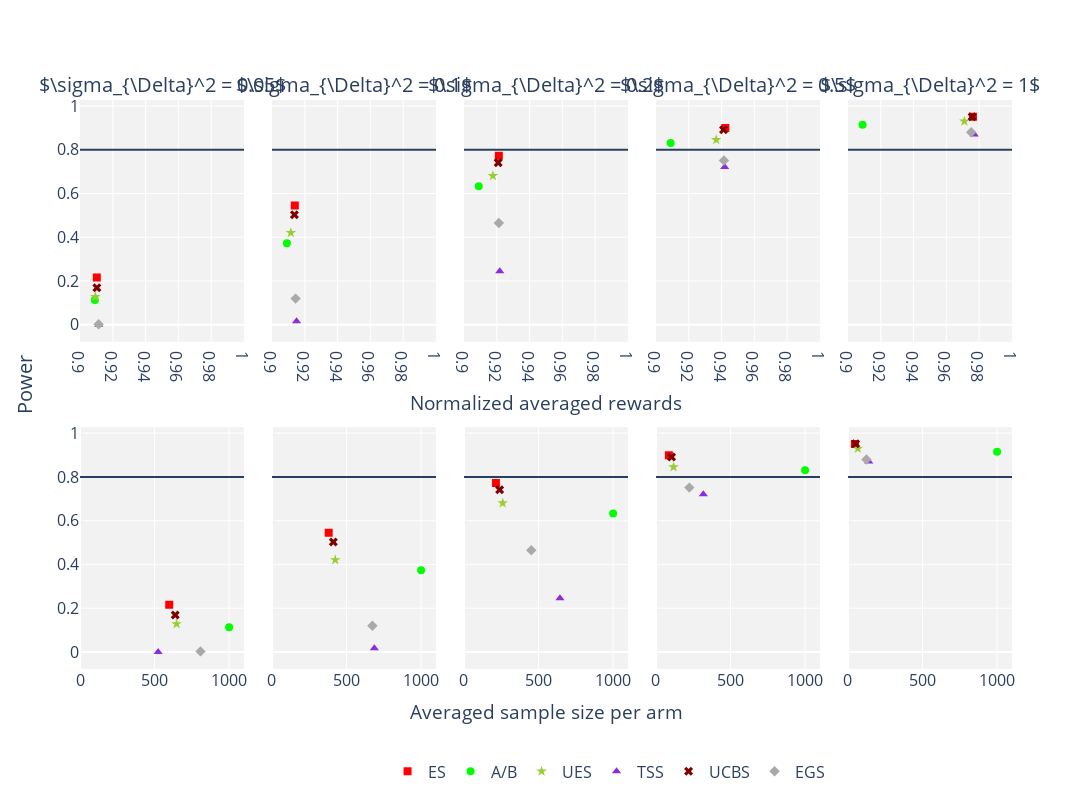

Notebook source saved alongside this figure:
### Code cell
df = pd.read_csv("res_sim_5arm_gauss_var_sigma.csv")
idx2key = {
    "0": r"$\sigma_{\Delta}^2 = 0.05$",
    "1": r"$\sigma_{\Delta}^2 = 0.1$",
    "2": r"$\sigma_{\Delta}^2 = 0.2$",
    "3": r"$\sigma_{\Delta}^2 = 0.5$",
    "4": r"$\sigma_{\Delta}^2 = 1$",
}
algos = ["ES", "A/B", "UES", "TSS", "UCBS", "EGS"]
key2data = get_key2data(df, idx2key)
print(key2data)
fig = sd_return_fig(algos, key2data, 11, True, [[0.90, 1.0], [0, 1100]], 8)
# print(fig.layout)
fig.show()
plotly.io.write_image(fig, 'sim_5arm_gauss_var_sigma.pdf', format='pdf')

### Figure 1 — Plotly figure (JSON) as saved in the notebook; plotly's stock layout.template omitted (floating-point values rounded to 4 significant figures)
{"data": [{"legendgroup": "ES", "marker": {"color": ["red"], "size": 8, "symbol": ["square"]}, "mode": "markers", "name": "ES", "orientation": "h", "showlegend": true, "type": "scatter", "x": [0.9102], "xaxis": "x", "y": [0.2164], "yaxis": "y"}, {"legendgroup": "ES", "marker": {"color": ["red"], "size": 8, "symbol": ["square"]}, "mode": "markers", "name": "ES", "orientation": "h", "showlegend": false, "type": "scatter", "x": [598.4], "xaxis": "x6", "y": [0.2164], "yaxis": "y6"}, {"legendgroup": "A/B", "marker": {"color": ["lime"], "size": 8, "symbol": ["circle"]}, "mode": "markers", "name": "A/B", "orientation": "h", "showlegend": true, "type": "scatter", "x": [0.9091], "xaxis": "x", "y": [0.1132], "yaxis": "y"}, {"legendgroup": "A/B", "marker": {"color": ["lime"], "size": 8, "symbol": ["circle"]}, "mode": "markers", "name": "A/B", "orientation": "h", "showlegend": false, "type": "scatter", "x": [1000], "xaxis": "x6", "y": [0.1132], "yaxis": "y6"}, {"legendgroup": "UES", "marker": {"color": ["yellowgreen"], "size": 8, "symbol": ["star"]}, "mode": "markers", "name": "UES", "orientation": "h", "showlegend": true, "type": "scatter", "x": [0.9093], "xaxis": "x", "y": [0.1282], "yaxis": "y"}, {"legendgroup": "UES", "marker": {"color": ["yellowgreen"], "size": 8, "symbol": ["star"]}, "mode": "markers", "name": "UES", "orientation": "h", "showlegend": false, "type": "scatter", "x": [647.6], "xaxis": "x6", "y": [0.1282], "yaxis": "y6"}, {"legendgroup": "TSS", "marker": {"color": ["blueviolet"], "size": 8, "symbol": ["triangle-up"]}, "mode": "markers", "name": "TSS", "orientation": "h", "showlegend": true, "type": "scatter", "x": [0.9114], "xaxis": "x", "y": [0.0004], "yaxis": "y"}, {"legendgroup": "TSS", "marker": {"color": ["blueviolet"], "size": 8, "symbol": ["triangle-up"]}, "mode": "markers", "name": "TSS", "orientation": "h", "showlegend": false, "type": "scatter", "x": [524], "xaxis": "x6", "y": [0.0004], "yaxis": "y6"}, {"legendgroup": "UCBS", "marker": {"color": ["maroon"], "size": 8, "symbol": ["x"]}, "mode": "markers", "name": "UCBS", "orientation": "h", "showlegend": true, "type": "scatter", "x": [0.9103], "xaxis": "x", "y": [0.1694], "yaxis": "y"}, {"legendgroup": "UCBS", "marker": {"color": ["maroon"], "size": 8, "symbol": ["x"]}, "mode": "markers", "name": "UCBS", "orientation": "h", "showlegend": false, "type": "scatter", "x": [638.6], "xaxis": "x6", "y": [0.1694], "yaxis": "y6"}, {"legendgroup": "EGS", "marker": {"color": ["darkgray"], "size": 8, "symbol": ["diamond"]}, "mode": "markers", "name": "EGS", "orientation": "h", "showlegend": true, "type": "scatter", "x": [0.9114], "xaxis": "x", "y": [0.0028], "yaxis": "y"}, {"legendgroup": "EGS", "marker": {"color": ["darkgray"], "size": 8, "symbol": ["diamond"]}, "mode": "markers", "name": "EGS", "orientation": "h", "showlegend": false, "type": "scatter", "x": [808], "xaxis": "x6", "y": [0.0028], "yaxis": "y6"}, {"legendgroup": "ES", "marker": {"color": ["red"], "size": 8, "symbol": ["square"]}, "mode": "markers", "name": "ES", "orientation": "h", "showlegend": false, "type": "scatter", "x": [0.9139], "xaxis": "x2", "y": [0.5452], "yaxis": "y2"}, {"legendgroup": "ES", "marker": {"color": ["red"], "size": 8, "symbol": ["square"]}, "mode": "markers", "name": "ES", "orientation": "h", "showlegend": false, "type": "scatter", "x": [380.2], "xaxis": "x7", "y": [0.5452], "yaxis": "y7"}, {"legendgroup": "A/B", "marker": {"color": ["lime"], "size": 8, "symbol": ["circle"]}, "mode": "markers", "name": "A/B", "orientation": "h", "showlegend": false, "type": "scatter", "x": [0.9091], "xaxis": "x2", "y": [0.3732], "yaxis": "y2"}, {"legendgroup": "A/B", "marker": {"color": ["lime"], "size": 8, "symbol": ["circle"]}, "mode": "markers", "name": "A/B", "orientation": "h", "showlegend": false, "type": "scatter", "x": [1000], "xaxis": "x7", "y": [0.3732], "yaxis": "y7"}, {"legendgroup": "UES", "marker": {"color": ["yellowgreen"], "size": 8, "symbol": ["star"]}, "mode": "markers", "name": "UES", "orientation": "h", "showlegend": false, "type": "scatter", "x": [0.9115], "xaxis": "x2", "y": [0.4208], "yaxis": "y2"}, {"legendgroup": "UES", "marker": {"color": ["yellowgreen"], "size": 8, "symbol": ["star"]}, "mode": "markers", "name": "UES", "orientation": "h", "showlegend": false, "type": "scatter", "x": [424.2], "xaxis": "x7", "y": [0.4208], "yaxis": "y7"}, {"legendgroup": "TSS", "marker": {"color": ["blueviolet"], "size": 8, "symbol": ["triangle-up"]}, "mode": "markers", "name": "TSS", "orientation": "h", "showlegend": false, "type": "scatter", "x": [0.915], "xaxis": "x2", "y": [0.0166], "yaxis": "y2"}, {"legendgroup": "TSS", "marker": {"color": ["blueviolet"], "size": 8, "symbol": ["triangle-up"]}, "mode": "markers", "name": "TSS", "orientation": "h", "showlegend": false, "type": "scatter", "x": [686.4], "xaxis": "x7", "y": [0.0166], "yaxis": "y7"}, {"legendgroup": "UCBS", "marker": {"color": ["maroon"], "size": 8, "symbol": ["x"]}, "mode": "markers", "name": "UCBS", "orientation": "h", "showlegend": false, "type": "scatter", "x": [0.9137], "xaxis": "x2", "y": [0.5026], "yaxis": "y2"}, {"legendgroup": "UCBS", "marker": {"color": ["maroon"], "size": 8, "symbol": ["x"]}, "mode": "markers", "name": "UCBS", "orientation": "h", "showlegend": false, "type": "scatter", "x": [411.2], "xaxis": "x7", "y": [0.5026], "yaxis": "y7"}, {"legendgroup": "EGS", "marker": {"color": ["darkgray"], "size": 8, "symbol": ["diamond"]}, "mode": "markers", "name": "EGS", "orientation": "h", "showlegend": false, "type": "scatter", "x": [0.9144], "xaxis": "x2", "y": [0.1198], "yaxis": "y2"}, {"legendgroup": "EGS", "marker": {"color": ["darkgray"], "size": 8, "symbol": ["diamond"]}, "mode": "markers", "name": "EGS", "orientation": "h", "showlegend": false, "type": "scatter", "x": [673.4], "xaxis": "x7", "y": [0.1198], "yaxis": "y7"}, {"legendgroup": "ES", "marker": {"color": ["red"], "size": 8, "symbol": ["square"]}, "mode": "markers", "name": "ES", "orientation": "h", "showlegend": false, "type": "scatter", "x": [0.9213], "xaxis": "x3", "y": [0.7728], "yaxis": "y3"}, {"legendgroup": "ES", "marker": {"color": ["red"], "size": 8, "symbol": ["square"]}, "mode": "markers", "name": "ES", "orientation": "h", "showlegend": false, "type": "scatter", "x": [214.4], "xaxis": "x8", "y": [0.7728], "yaxis": "y8"}, {"legendgroup": "A/B", "marker": {"color": ["lime"], "size": 8, "symbol": ["circle"]}, "mode": "markers", "name": "A/B", "orientation": "h", "showlegend": false, "type": "scatter", "x": [0.909], "xaxis": "x3", "y": [0.633], "yaxis": "y3"}, {"legendgroup": "A/B", "marker": {"color": ["lime"], "size": 8, "symbol": ["circle"]}, "mode": "markers", "name": "A/B", "orientation": "h", "showlegend": false, "type": "scatter", "x": [1000], "xaxis": "x8", "y": [0.633], "yaxis": "y8"}, {"legendgroup": "UES", "marker": {"color": ["yellowgreen"], "size": 8, "symbol": ["star"]}, "mode": "markers", "name": "UES", "orientation": "h", "showlegend": false, "type": "scatter", "x": [0.9176], "xaxis": "x3", "y": [0.681], "yaxis": "y3"}, {"legendgroup": "UES", "marker": {"color": ["yellowgreen"], "size": 8, "symbol": ["star"]}, "mode": "markers", "name": "UES", "orientation": "h", "showlegend": false, "type": "scatter", "x": [259.6], "xaxis": "x8", "y": [0.681], "yaxis": "y8"}, {"legendgroup": "TSS", "marker": {"color": ["blueviolet"], "size": 8, "symbol": ["triangle-up"]}, "mode": "markers", "name": "TSS", "orientation": "h", "showlegend": false, "type": "scatter", "x": [0.9218], "xaxis": "x3", "y": [0.2452], "yaxis": "y3"}, {"legendgroup": "TSS", "marker": {"color": ["blueviolet"], "size": 8, "symbol": ["triangle-up"]}, "mode": "markers", "name": "TSS", "orientation": "h", "showlegend": false, "type": "scatter", "x": [643.6], "xaxis": "x8", "y": [0.2452], "yaxis": "y8"}, {"legendgroup": "UCBS", "marker": {"color": ["maroon"], "size": 8, "symbol": ["x"]}, "mode": "markers", "name": "UCBS", "orientation": "h", "showlegend": false, "type": "scatter", "x": [0.9209], "xaxis": "x3", "y": [0.7412], "yaxis": "y3"}, {"legendgroup": "UCBS", "marker": {"color": ["maroon"], "size": 8, "symbol": ["x"]}, "mode": "markers", "name": "UCBS", "orientation": "h", "showlegend": false, "type": "scatter", "x": [239], "xaxis": "x8", "y": [0.7412], "yaxis": "y8"}, {"legendgroup": "EGS", "marker": {"color": ["darkgray"], "size": 8, "symbol": ["diamond"]}, "mode": "markers", "name": "EGS", "orientation": "h", "showlegend": false, "type": "scatter", "x": [0.9212], "xaxis": "x3", "y": [0.4652], "yaxis": "y3"}, {"legendgroup": "EGS", "marker": {"color": ["darkgray"], "size": 8, "symbol": ["diamond"]}, "mode": "markers", "name": "EGS", "orientation": "h", "showlegend": false, "type": "scatter", "x": [451.4], "xaxis": "x8", "y": [0.4652], "yaxis": "y8"}, {"legendgroup": "ES", "marker": {"color": ["red"], "size": 8, "symbol": ["square"]}, "mode": "markers", "name": "ES", "orientation": "h", "showlegend": false, "type": "scatter", "x": [0.9423], "xaxis": "x4", "y": [0.899], "yaxis": "y4"}, {"legendgroup": "ES", "marker": {"color": ["red"], "size": 8, "symbol": ["square"]}, "mode": "markers", "name": "ES", "orientation": "h", "showlegend": false, "type": "scatter", "x": [86.4], "xaxis": "x9", "y": [0.899], "yaxis": "y9"}, {"legendgroup": "A/B", "marker": {"color": ["lime"], "size": 8, "symbol": ["circle"]}, "mode": "markers", "name": "A/B", "orientation": "h", "showlegend": false, "type": "scatter", "x": [0.9089], "xaxis": "x4", "y": [0.8308], "yaxis": "y4"}, {"legendgroup": "A/B", "marker": {"color": ["lime"], "size": 8, "symbol": ["circle"]}, "mode": "markers", "name": "A/B", "orientation": "h", "showlegend": false, "type": "scatter", "x": [1000], "xaxis": "x9", "y": [0.8308], "yaxis": "y9"}, {"legendgroup": "UES", "marker": {"color": ["yellowgreen"], "size": 8, "symbol": ["star"]}, "mode": "markers", "name": "UES", "orientation": "h", "showlegend": false, "type": "scatter", "x": [0.9367], "xaxis": "x4", "y": [0.8454], "yaxis": "y4"}, {"legendgroup": "UES", "marker": {"color": ["yellowgreen"], "size": 8, "symbol": ["star"]}, "mode": "markers", "name": "UES", "orientation": "h", "showlegend": false, "type": "scatter", "x": [117.6], "xaxis": "x9", "y": [0.8454], "yaxis": "y9"}, {"legendgroup": "TSS", "marker": {"color": ["blueviolet"], "size": 8, "symbol": ["triangle-up"]}, "mode": "markers", "name": "TSS", "orientation": "h", "showlegend": false, "type": "scatter", "x": [0.9419], "xaxis": "x4", "y": [0.7214], "yaxis": "y4"}, {"legendgroup": "TSS", "marker": {"color": ["blueviolet"], "size": 8, "symbol": ["triangle-up"]}, "mode": "markers", "name": "TSS", "orientation": "h", "showlegend": false, "type": "scatter", "x": [317.6], "xaxis": "x9", "y": [0.7214], "yaxis": "y9"}, {"legendgroup": "UCBS", "marker": {"color": ["maroon"], "size": 8, "symbol": ["x"]}, "mode": "markers", "name": "UCBS", "orientation": "h", "showlegend": false, "type": "scatter", "x": [0.9412], "xaxis": "x4", "y": [0.891], "yaxis": "y4"}, {"legendgroup": "UCBS", "marker": {"color": ["maroon"], "size": 8, "symbol": ["x"]}, "mode": "markers", "name": "UCBS", "orientation": "h", "showlegend": false, "type": "scatter", "x": [104.6], "xaxis": "x9", "y": [0.891], "yaxis": "y9"}, {"legendgroup": "EGS", "marker": {"color": ["darkgray"], "size": 8, "symbol": ["diamond"]}, "mode": "markers", "name": "EGS", "orientation": "h", "showlegend": false, "type": "scatter", "x": [0.9414], "xaxis": "x4", "y": [0.7512], "yaxis": "y4"}, {"legendgroup": "EGS", "marker": {"color": ["darkgray"], "size": 8, "symbol": ["diamond"]}, "mode": "markers", "name": "EGS", "orientation": "h", "showlegend": false, "type": "scatter", "x": [223.8], "xaxis": "x9", "y": [0.7512], "yaxis": "y9"}, {"legendgroup": "ES", "marker": {"color": ["red"], "size": 8, "symbol": ["square"]}, "mode": "markers", "name": "ES", "orientation": "h", "showlegend": false, "type": "scatter", "x": [0.9762], "xaxis": "x5", "y": [0.9508], "yaxis": "y5"}, {"legendgroup": "ES", "marker": {"color": ["red"], "size": 8, "symbol": ["square"]}, "mode": "markers", "name": "ES", "orientation": "h", "showlegend": false, "type": "scatter", "x": [46.8], "xaxis": "x10", "y": [0.9508], "yaxis": "y10"}, {"legendgroup": "A/B", "marker": {"color": ["lime"], "size": 8, "symbol": ["circle"]}, "mode": "markers", "name": "A/B", "orientation": "h", "showlegend": false, "type": "scatter", "x": [0.9089], "xaxis": "x5", "y": [0.9148], "yaxis": "y5"}, {"legendgroup": "A/B", "marker": {"color": ["lime"], "size": 8, "symbol": ["circle"]}, "mode": "markers", "name": "A/B", "orientation": "h", "showlegend": false, "type": "scatter", "x": [1000], "xaxis": "x10", "y": [0.9148], "yaxis": "y10"}, {"legendgroup": "UES", "marker": {"color": ["yellowgreen"], "size": 8, "symbol": ["star"]}, "mode": "markers", "name": "UES", "orientation": "h", "showlegend": false, "type": "scatter", "x": [0.971], "xaxis": "x5", "y": [0.93], "yaxis": "y5"}, {"legendgroup": "UES", "marker": {"color": ["yellowgreen"], "size": 8, "symbol": ["star"]}, "mode": "markers", "name": "UES", "orientation": "h", "showlegend": false, "type": "scatter", "x": [66.4], "xaxis": "x10", "y": [0.93], "yaxis": "y10"}, {"legendgroup": "TSS", "marker": {"color": ["blueviolet"], "size": 8, "symbol": ["triangle-up"]}, "mode": "markers", "name": "TSS", "orientation": "h", "showlegend": false, "type": "scatter", "x": [0.977], "xaxis": "x5", "y": [0.8702], "yaxis": "y5"}, {"legendgroup": "TSS", "marker": {"color": ["blueviolet"], "size": 8, "symbol": ["triangle-up"]}, "mode": "markers", "name": "TSS", "orientation": "h", "showlegend": false, "type": "scatter", "x": [139.4], "xaxis": "x10", "y": [0.8702], "yaxis": "y10"}, {"legendgroup": "UCBS", "marker": {"color": ["maroon"], "size": 8, "symbol": ["x"]}, "mode": "markers", "name": "UCBS", "orientation": "h", "showlegend": false, "type": "scatter", "x": [0.9757], "xaxis": "x5", "y": [0.9512], "yaxis": "y5"}, {"legendgroup": "UCBS", "marker": {"color": ["maroon"], "size": 8, "symbol": ["x"]}, "mode": "markers", "name": "UCBS", "orientation": "h", "showlegend": false, "type": "scatter", "x": [51.4], "xaxis": "x10", "y": [0.9512], "yaxis": "y10"}, {"legendgroup": "EGS", "marker": {"color": ["darkgray"], "size": 8, "symbol": ["diamond"]}, "mode": "markers", "name": "EGS", "orientation": "h", "showlegend": false, "type": "scatter", "x": [0.9751], "xaxis": "x5", "y": [0.8798], "yaxis": "y5"}, {"legendgroup": "EGS", "marker": {"color": ["darkgray"], "size": 8, "symbol": ["diamond"]}, "mode": "markers", "name": "EGS", "orientation": "h", "showlegend": false, "type": "scatter", "x": [123.8], "xaxis": "x10", "y": [0.8798], "yaxis": "y10"}], "layout": {"annotations": [{"font": {"size": 20}, "showarrow": false, "text": "$\\sigma_{\\Delta}^2 = 0.05$", "x": 0.088, "xanchor": "center", "xref": "paper", "y": 1, "yanchor": "bottom", "yref": "paper"}, {"font": {"size": 20}, "showarrow": false, "text": "$\\sigma_{\\Delta}^2 = 0.1$", "x": 0.294, "xanchor": "center", "xref": "paper", "y": 1, "yanchor": "bottom", "yref": "paper"}, {"font": {"size": 20}, "showarrow": false, "text": "$\\sigma_{\\Delta}^2 = 0.2$", "x": 0.5, "xanchor": "center", "xref": "paper", "y": 1, "yanchor": "bottom", "yref": "paper"}, {"font": {"size": 20}, "showarrow": false, "text": "$\\sigma_{\\Delta}^2 = 0.5$", "x": 0.706, "xanchor": "center", "xref": "paper", "y": 1, "yanchor": "bottom", "yref": "paper"}, {"font": {"size": 20}, "showarrow": false, "text": "$\\sigma_{\\Delta}^2 = 1$", "x": 0.912, "xanchor": "center", "xref": "paper", "y": 1, "yanchor": "bottom", "yref": "paper"}, {"font": {"size": 20}, "showarrow": false, "text": "Power", "textangle": -90, "x": 0, "xanchor": "right", "xref": "paper", "xshift": -40, "y": 0.5, "yanchor": "middle", "yref": "paper"}], "font": {"size": 16}, "height": 800, "legend": {"orientation": "h", "x": 0.33, "y": -0.15}, "plot_bgcolor": "rgb(242,242,242)", "shapes": [{"type": "line", "x0": 0, "x1": 1, "xref": "x domain", "y0": 0.8, "y1": 0.8, "yref": "y"}, {"type": "line", "x0": 0, "x1": 1, "xref": "x2 domain", "y0": 0.8, "y1": 0.8, "yref": "y2"}, {"type": "line", "x0": 0, "x1": 1, "xref": "x3 domain", "y0": 0.8, "y1": 0.8, "yref": "y3"}, {"type": "line", "x0": 0, "x1": 1, "xref": "x4 domain", "y0": 0.8, "y1": 0.8, "yref": "y4"}, {"type": "line", "x0": 0, "x1": 1, "xref": "x5 domain", "y0": 0.8, "y1": 0.8, "yref": "y5"}, {"type": "line", "x0": 0, "x1": 1, "xref": "x6 domain", "y0": 0.8, "y1": 0.8, "yref": "y6"}, {"type": "line", "x0": 0, "x1": 1, "xref": "x7 domain", "y0": 0.8, "y1": 0.8, "yref": "y7"}, {"type": "line", "x0": 0, "x1": 1, "xref": "x8 domain", "y0": 0.8, "y1": 0.8, "yref": "y8"}, {"type": "line", "x0": 0, "x1": 1, "xref": "x9 domain", "y0": 0.8, "y1": 0.8, "yref": "y9"}, {"type": "line", "x0": 0, "x1": 1, "xref": "x10 domain", "y0": 0.8, "y1": 0.8, "yref": "y10"}], "width": 1600, "xaxis": {"anchor": "y", "domain": [0, 0.176], "range": [0.9, 1], "type": "linear"}, "xaxis10": {"anchor": "y10", "domain": [0.824, 1], "range": [0, 1100], "type": "linear"}, "xaxis2": {"anchor": "y2", "domain": [0.206, 0.382], "range": [0.9, 1], "type": "linear"}, "xaxis3": {"anchor": "y3", "domain": [0.412, 0.588], "range": [0.9, 1], "title": {"text": "Normalized averaged rewards"}, "type": "linear"}, "xaxis4": {"anchor": "y4", "domain": [0.618, 0.794], "range": [0.9, 1], "type": "linear"}, "xaxis5": {"anchor": "y5", "domain": [0.824, 1], "range": [0.9, 1], "type": "linear"}, "xaxis6": {"anchor": "y6", "domain": [0, 0.176], "range": [0, 1100], "type": "linear"}, "xaxis7": {"anchor": "y7", "domain": [0.206, 0.382], "range": [0, 1100], "type": "linear"}, "xaxis8": {"anchor": "y8", "domain": [0.412, 0.588], "range": [0, 1100], "title": {"text": "Averaged sample size per arm"}, "type": "linear"}, "xaxis9": {"anchor": "y9", "domain": [0.618, 0.794], "range": [0, 1100], "type": "linear"}, "yaxis": {"anchor": "x", "autorange": true, "domain": [0.575, 1], "range": [-0.07786, 1.029], "type": "linear"}, "yaxis10": {"anchor": "x10", "autorange": true, "domain": [0, 0.425], "matches": "y6", "range": [-0.07786, 1.029], "showticklabels": false, "type": "linear"}, "yaxis2": {"anchor": "x2", "autorange": true, "domain": [0.575, 1], "matches": "y", "range": [-0.07786, 1.029], "showticklabels": false, "type": "linear"}, "yaxis3": {"anchor": "x3", "autorange": true, "domain": [0.575, 1], "matches": "y", "range": [-0.07786, 1.029], "showticklabels": false, "type": "linear"}, "yaxis4": {"anchor": "x4", "autorange": true, "domain": [0.575, 1], "matches": "y", "range": [-0.07786, 1.029], "showticklabels": false, "type": "linear"}, "yaxis5": {"anchor": "x5", "autorange": true, "domain": [0.575, 1], "matches": "y", "range": [-0.07786, 1.029], "showticklabels": false, "type": "linear"}, "yaxis6": {"anchor": "x6", "autorange": true, "domain": [0, 0.425], "range": [-0.07786, 1.029], "type": "linear"}, "yaxis7": {"anchor": "x7", "autorange": true, "domain": [0, 0.425], "matches": "y6", "range": [-0.07786, 1.029], "showticklabels": false, "type": "linear"}, "yaxis8": {"anchor": "x8", "autorange": true, "domain": [0, 0.425], "matches": "y6", "range": [-0.07786, 1.029], "showticklabels": false, "type": "linear"}, "yaxis9": {"anchor": "x9", "autorange": true, "domain": [0, 0.425], "matches": "y6", "range": [-0.07786, 1.029], "showticklabels": false, "type": "linear"}}}
